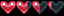

Rendered tile map (Tiled .tmx) drawn with the repository's tilesets; below, a short description and the full map source, tile grids included:
An orthogonal 4x1 tile map with 16x16 px tiles, 2 tile layers (Black Heart, Animations).

<map version="1.4" tiledversion="1.4.2" orientation="orthogonal" renderorder="right-down" width="4" height="1" tilewidth="16" tileheight="16" infinite="0" nextlayerid="3" nextobjectid="1">
 <tileset firstgid="1" name="tileset1" tilewidth="16" tileheight="16" tilecount="4000" columns="50">
  <image source="../maps/Tiles Bosc3.png" width="800" height="1280" />
  <tile id="2777">
   <animation>
    <frame tileid="2777" duration="400" />
    <frame tileid="2776" duration="400" />
   </animation>
  </tile>
  <tile id="2778">
   <animation>
    <frame tileid="2777" duration="400" />
    <frame tileid="2778" duration="400" />
   </animation>
  </tile>
  <tile id="2779">
   <animation>
    <frame tileid="2778" duration="400" />
    <frame tileid="2779" duration="400" />
   </animation>
  </tile>
  <tile id="2780">
   <animation>
    <frame tileid="2779" duration="400" />
    <frame tileid="2780" duration="400" />
   </animation>
  </tile>
 </tileset>
 <layer id="1" name="Black Heart" width="4" height="1">
  <data>
   <tile gid="2777" />
   <tile gid="2777" />
   <tile gid="2777" />
   <tile gid="2777" />
  </data>
 </layer>
 <layer id="2" name="Animations" width="4" height="1">
  <data>
   <tile gid="2778" />
   <tile gid="2779" />
   <tile gid="2780" />
   <tile gid="2781" />
  </data>
 </layer>
</map>